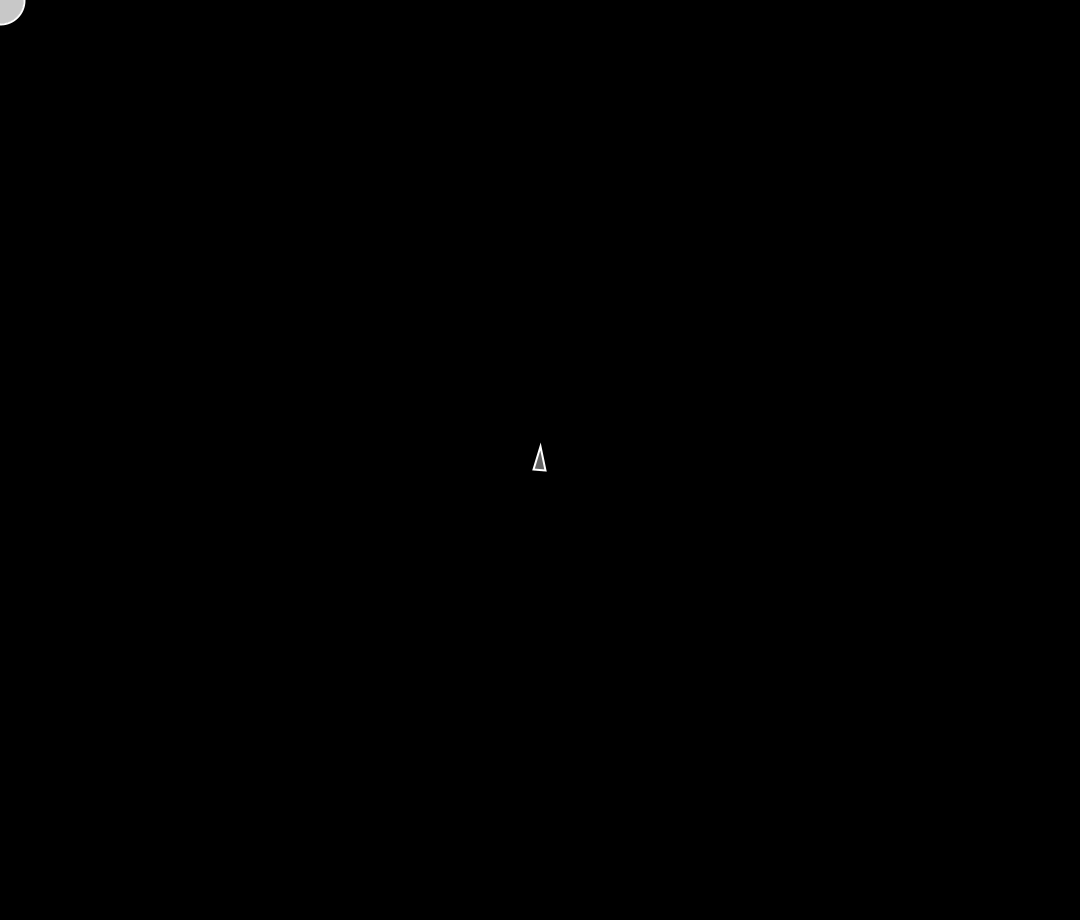
Frame 1 (no input)
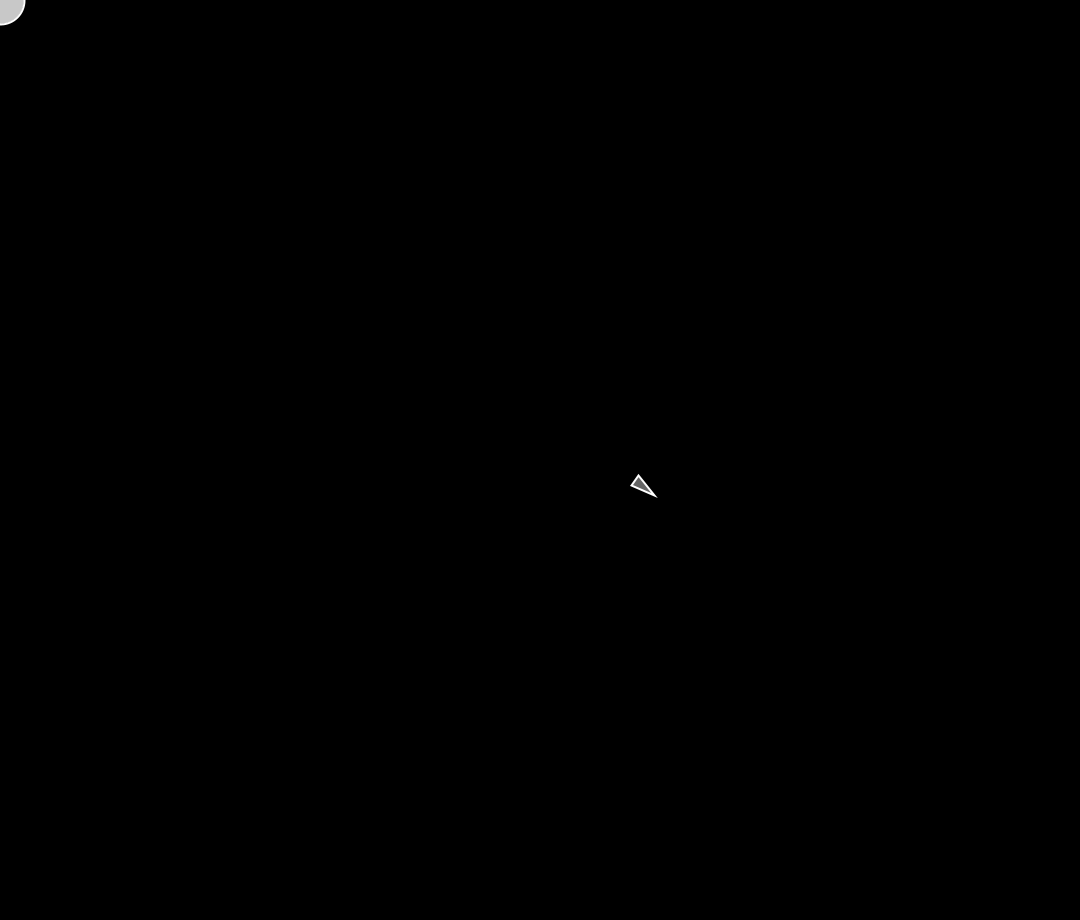
Frame 60 (the mouse pressed at the canvas centre just before this capture)
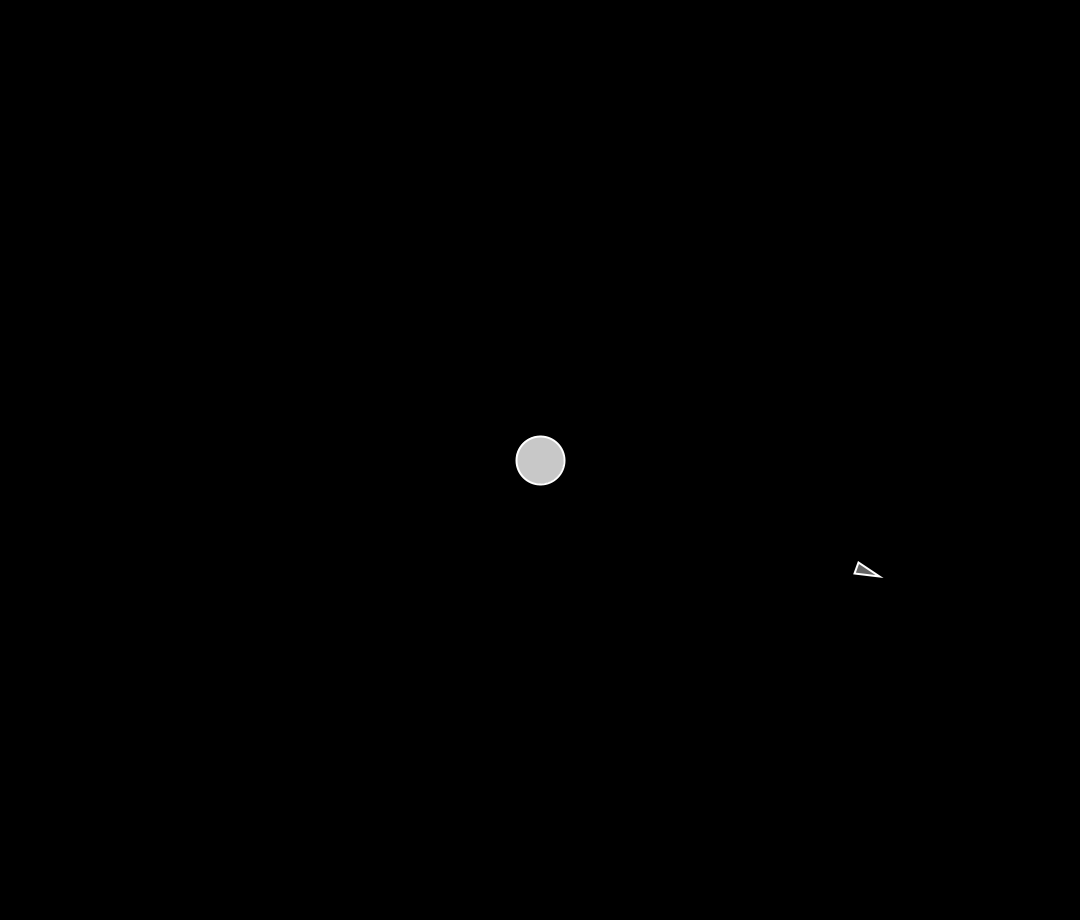
Frame 120 (the mouse held since frame 60 and released just before this capture)

The Processing sketch that drew these frames (run headless with seeded random() and noise(); from frame 60 on, the mouse is pressed at the canvas centre):

// Processing sketch: sketch_6_1_1_Fleeing_main
// ── sketch_6_1_1_Fleeing_main.pde
Vehicle v;
PVector mouse;

void settings(){
  size(1080, 920);
}

void setup(){
  v = new Vehicle(width/2, height/2);
  //mouse = new PVector(mouseX, mouseY);
}

void draw(){
  background(0);
  
  mouse = new PVector(mouseX, mouseY);
  fill(200);
  stroke(255);
  strokeWeight(2);
  ellipse(mouseX, mouseY, 48, 48);
  
  v.seek(mouse);
  v.update();
  v.display();
}

// ── Vehicle.pde
class Vehicle{
  
  PVector loc;
  PVector vel;
  PVector acc;
  float r;
  float maxForce;
  float maxSpeed;
  
  
  Vehicle(float x, float y){
    acc = new PVector(0, 0);
    vel = new PVector(0, -2);
    loc = new PVector(x, y);
    r = 6;
    maxSpeed = 4;
    maxForce = 0.1;
       
  }
  
  void update(){
    vel.add(acc);
    vel.limit(maxSpeed);
    loc.add(vel);
    acc.mult(0);
     
  }
  
  void applyForce(PVector force){
    acc.add(force);
  }
  
  void seek(PVector target){
    PVector desired = PVector.sub(target, loc);
    
    desired.normalize();
    desired.mult(-maxSpeed);
    // can also use desired.setMag(maxSpeed);
    
    PVector steer = PVector.sub(desired, vel);
    steer.limit(maxForce);
    
    applyForce(steer);
  }
  
  void display(){
    float theta = vel.heading() + PI/2;
    fill(100);
    stroke(255);
    pushMatrix();
      translate(loc.x, loc.y);
      rotate(theta);
      beginShape();
        vertex(0, -r*2);
        vertex(-r, r*2);
        vertex(r, r*2);
       endShape(CLOSE);
      popMatrix();
  }
  
  
  
}
